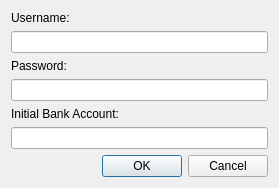
<?xml version="1.0" encoding="UTF-8"?>
<ui version="4.0">
 <class>createAccount</class>
 <widget class="QDialog" name="createAccount">
  <property name="geometry">
   <rect>
    <x>0</x>
    <y>0</y>
    <width>279</width>
    <height>176</height>
   </rect>
  </property>
  <property name="windowTitle">
   <string>Dialog</string>
  </property>
  <layout class="QGridLayout" name="gridLayout">
   <item row="0" column="0">
    <widget class="QLabel" name="label">
     <property name="text">
      <string>Username:</string>
     </property>
    </widget>
   </item>
   <item row="1" column="0">
    <widget class="QLineEdit" name="lineEdit"/>
   </item>
   <item row="2" column="0">
    <widget class="QLabel" name="label_2">
     <property name="text">
      <string>Password:</string>
     </property>
    </widget>
   </item>
   <item row="3" column="0">
    <widget class="QLineEdit" name="lineEdit_2"/>
   </item>
   <item row="4" column="0">
    <widget class="QLabel" name="label_3">
     <property name="text">
      <string>Initial Bank Account:</string>
     </property>
    </widget>
   </item>
   <item row="5" column="0">
    <widget class="QLineEdit" name="lineEdit_3"/>
   </item>
   <item row="6" column="0">
    <widget class="QDialogButtonBox" name="buttonBox">
     <property name="orientation">
      <enum>Qt::Horizontal</enum>
     </property>
     <property name="standardButtons">
      <set>QDialogButtonBox::Cancel|QDialogButtonBox::Ok</set>
     </property>
    </widget>
   </item>
  </layout>
 </widget>
 <resources/>
 <connections>
  <connection>
   <sender>buttonBox</sender>
   <signal>accepted()</signal>
   <receiver>createAccount</receiver>
   <slot>accept()</slot>
   <hints>
    <hint type="sourcelabel">
     <x>248</x>
     <y>254</y>
    </hint>
    <hint type="destinationlabel">
     <x>157</x>
     <y>274</y>
    </hint>
   </hints>
  </connection>
  <connection>
   <sender>buttonBox</sender>
   <signal>rejected()</signal>
   <receiver>createAccount</receiver>
   <slot>reject()</slot>
   <hints>
    <hint type="sourcelabel">
     <x>316</x>
     <y>260</y>
    </hint>
    <hint type="destinationlabel">
     <x>286</x>
     <y>274</y>
    </hint>
   </hints>
  </connection>
 </connections>
</ui>
